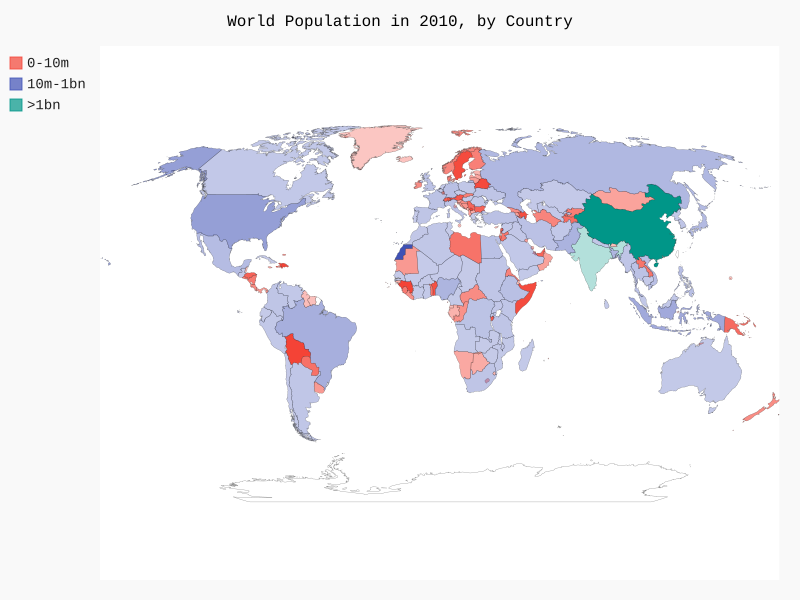

The Python source for this figure:
import json 
from pygal.maps.world import World
from country_codes import get_country_code

# Load the data into a list
filename = 'population_data.json'
with open(filename) as f:
	pop_data = json.load(f)


# Build a dictionary of population data
cc_populations = {}
for pop_dict in pop_data:
	if pop_dict['Year'] == '2010': 
		country_name = pop_dict['Country Name']
		population = int(float(pop_dict['Value']))
		code = get_country_code(country_name)
		if code:
			cc_populations[code] = population
		else:
			print('Error - ' + country_name)

# Group the countries into 3 population levels
cc_pops_1, cc_pops_2, cc_pops_3 = {}, {}, {}
for cc, pop in cc_populations.items():
	if pop < 10000000:
		cc_pops_1[cc] = pop 
	elif pop < 1000000000:
		cc_pops_2[cc] = pop
	else:
		cc_pops_3[cc]= pop

# See how many countries are in each level
print(len(cc_pops_1), len(cc_pops_2), len(cc_pops_3))

wm = World()
wm.title = 'World Population in 2010, by Country'
wm.add('0-10m', cc_pops_1)
wm.add('10m-1bn', cc_pops_2)
wm.add('>1bn', cc_pops_3)

wm.render_to_file('world_population.svg')
